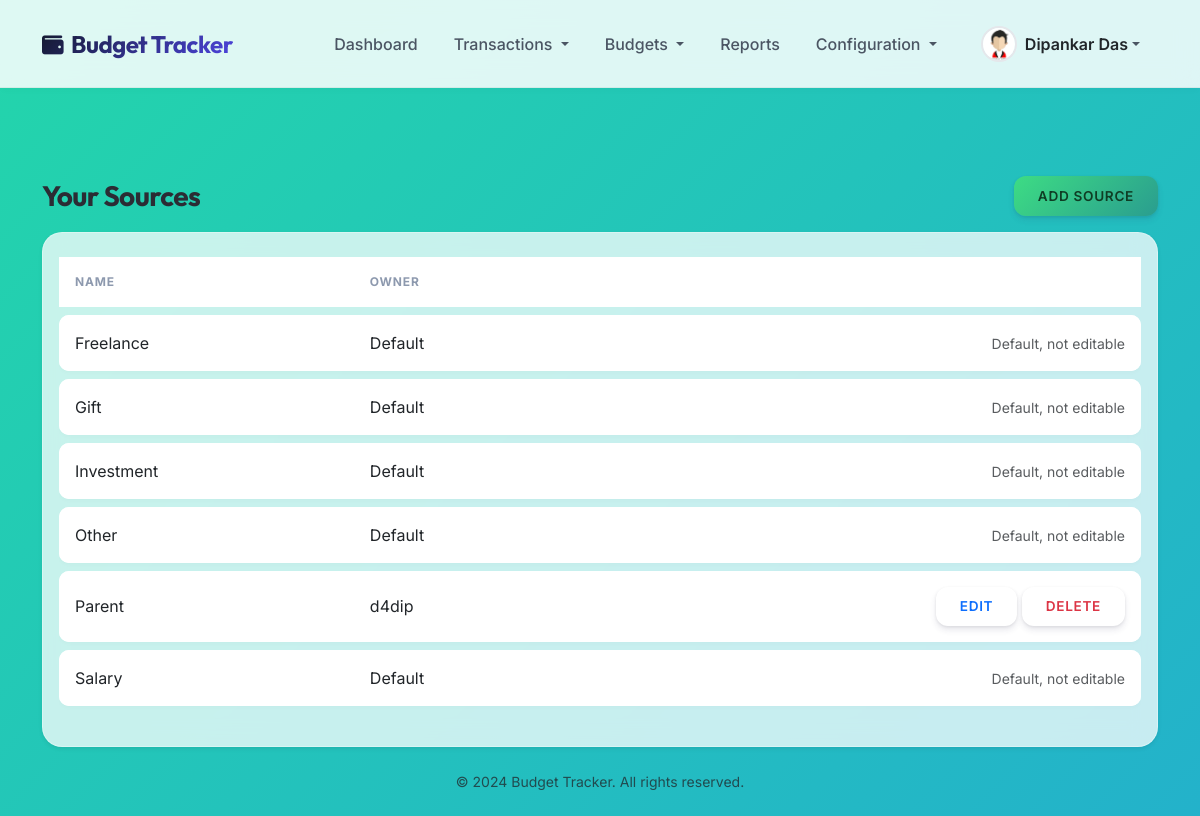
The app's page /sources/ (signed in) with its own data.
### authentication/models.py (models this page shows, shortened)
class Profile(models.Model):
    user = models.OneToOneField(User, on_delete=models.CASCADE, related_name='profile')
    full_name = models.CharField(max_length=150, blank=True)
    phone_number = models.CharField(max_length=15, blank=True)
    date_of_birth = models.DateField(null=True, blank=True)
    GENDER_CHOICES = [
        ('M', 'Male'),
        ('F', 'Female'),
        ('O', 'Other'),
    ]
    gender = models.CharField(max_length=1, choices=GENDER_CHOICES, blank=True)
    city = models.CharField(max_length=100, blank=True)
    avatar = models.ImageField(upload_to='avatars/', blank=True, null=True)
    created_at = models.DateTimeField(auto_now_add=True)
    updated_at = models.DateTimeField(auto_now=True)

### finance/models.py (models this page shows, shortened)
class Source(models.Model):
    name = models.CharField(max_length=100)
    user = models.ForeignKey(User, on_delete=models.CASCADE, null=True, blank=True)

### finance/views.py (the view)
# urls.py: path('sources/', views.list_sources, name='list_sources'),
@login_required(login_url='login')
def list_sources(request):
    sources = Source.objects.filter(Q(user=request.user) | Q(user__isnull=True)).order_by('name')
    return render(request, 'finance/sources_list.html', {'sources': sources})

### templates/finance/sources_list.html (shortened to what this page needs)
{% extends 'base.html' %}
{% block content %}
<div class="row mb-3">
    <div class="col-md-12 d-flex justify-content-between align-items-center">
        <h3 class="mb-0">Your Sources</h3>
        <a href="{% url 'add_source' %}" class="btn btn-success">Add Source</a>
    </div>
    </div>
<div class="card shadow-sm">
    <div class="card-body">
        {% if sources %}
        <div class="table-responsive">
            <table class="table table-hover">
                <thead>
                    <tr>
                        <th>Name</th>
                        <th>Owner</th>
                        <th></th>
                    </tr>
                </thead>
                <tbody>
                    {% for s in sources %}
                    <tr>
                        <td>{{ s.name }}</td>
                        <td>{% if s.user %}{{ s.user.username }}{% else %}Default{% endif %}</td>
                        <td class="text-end">
                            {% if s.user == user %}
                            <a href="{% url 'edit_source' s.id %}" class="btn btn-sm btn-outline-primary">Edit</a>
                            <form action="{% url 'delete_source' s.id %}" method="post" class="d-inline" onsubmit="return confirm('Delete this source?');">
                                <button type="submit" class="btn btn-sm btn-outline-danger">Delete</button>
                            </form>
                            {% else %}
                            <span class="text-muted small">Default, not editable</span>
                            {% endif %}
                        </td>
                    </tr>
                    {% endfor %}
                </tbody>
            </table>
        </div>
        {% else %}
        <p class="text-muted mb-0">No sources yet. <a href="{% url 'add_source' %}">Add one</a>.</p>
        {% endif %}
    </div>
</div>
{% endblock %}

### templates/base.html (shortened to what this page needs)
<!DOCTYPE html>
<html lang="en">
<head>
    <link href="https://cdn.jsdelivr.net/npm/bootstrap@5.3.0/dist/css/bootstrap.min.css" rel="stylesheet">
    <link rel="stylesheet" href="https://cdnjs.cloudflare.com/ajax/libs/font-awesome/6.4.0/css/all.min.css">
    {% load static %}
    <link href="{% static 'css/style.css' %}" rel="stylesheet">
</head>
<body>
    <nav class="navbar navbar-expand-lg fixed-top navbar-glass">
        <div class="container">
            <a class="navbar-brand" href="{% url 'home' %}">
                <i class="fas fa-wallet me-2 text-primary" style="font-size: 0.9em;"></i>Budget Tracker
            </a>
            <div class="collapse navbar-collapse" id="navbarNav">
                <ul class="navbar-nav ms-auto mb-2 mb-lg-0 align-items-lg-center">
                    {% if user.is_authenticated %}
                    <li class="nav-item">
                        <a class="nav-link" href="{% url 'dashboard' %}">Dashboard</a>
                    </li>
                    <li class="nav-item dropdown">
                        <a class="nav-link dropdown-toggle" href="#" id="transactionDropdown" role="button"
                            data-bs-toggle="dropdown" aria-expanded="false">
                            Transactions
                        </a>
                    </li>
                    <li class="nav-item dropdown">
                        <a class="nav-link dropdown-toggle" href="#" id="budgetDropdown" role="button"
                            data-bs-toggle="dropdown" aria-expanded="false">
                            Budgets
                        </a>
                    </li>
                    <li class="nav-item">
                        <a class="nav-link" href="{% url 'reports_dashboard' %}">Reports</a>
                    </li>
                    <li class="nav-item dropdown">
                        <a class="nav-link dropdown-toggle" href="#" id="configDropdown" role="button"
                            data-bs-toggle="dropdown" aria-expanded="false">
                            Configuration
                        </a>
                    </li>
                    {% endif %}
                </ul>
                <ul class="navbar-nav ms-2">
                    {% if user.is_authenticated %}
                    <li class="nav-item dropdown">
                        <a class="nav-link dropdown-toggle d-flex align-items-center py-1 pe-0" href="#"
                            id="profileDropdown" role="button" data-bs-toggle="dropdown" aria-expanded="false">
                            {% if user.profile.avatar %}
                            <img src="{{ user.profile.avatar.url }}" alt="Profile"
                                class="rounded-circle nav-avatar me-2">
                            {% else %}
                            <div
                                class="rounded-circle bg-primary text-white d-flex align-items-center justify-content-center me-2 nav-avatar">
                                {{ user.username|make_list|first|upper }}
                            </div>
                            {% endif %}
                            <span class="d-none d-lg-inline fw-semibold text-dark">
                                {% if user.profile.full_name %}
                                {{ user.profile.full_name }}
                                {% else %}
                                {{ user.username }}
                                {% endif %}
                            </span>
                        </a>
                    </li>
                    {% endif %}
                </ul>
            </div>
        </div>
    </nav>
    <div class="container main-container">
        {% block content %}{% endblock %}
    </div>
    <footer class="mt-auto py-4 text-center text-muted small">
        <div class="container">
            <p class="mb-0">&copy; 2024 Budget Tracker. All rights reserved.</p>
        </div>
    </footer>
</body>
</html>

### static/css/style.css (style rules this page uses)
:root { --primary-color: #6246ea; --secondary-color: #e45858; --accent-color: #3ddc84; --text-primary: #2b2c34; --text-secondary: #8d99ae; --bg-gradient: linear-gradient(135deg, #fffffe 0%, #f0f4ef 100%); --success-bg: #d4edda; --success-text: #155724; --danger-bg: #f8d7da; --danger-text: #721c24; --warning-bg: #fff3cd; --warning-text: #856404; --glass-bg: rgba(255, 255, 255, 0.75); --glass-border: 1px solid rgba(255, 255, 255, 0.3); --glass-shadow: 0 8px 32px 0 rgba(31, 38, 135, 0.1); --backdrop-blur: blur(12px); --border-radius: 20px; --transition: all 0.3s cubic-bezier(0.25, 0.8, 0.25, 1); }
body { font-family: 'Outfit', 'Inter', sans-serif; background: linear-gradient(-45deg, #ee7752, #e73c7e, #23a6d5, #23d5ab); background-size: 400% 400%; animation: gradientBG 15s ease infinite; color: var(--text-primary); min-height: 100vh; }
h1, h2, h3, h4, h5, h6 { font-weight: 700; letter-spacing: -0.02em; color: #2b2c34; }
.navbar { background: rgba(255, 255, 255, 0.85) !important; backdrop-filter: blur(15px); -webkit-backdrop-filter: blur(15px); box-shadow: 0 4px 30px rgba(0, 0, 0, 0.03); border-bottom: 1px solid rgba(255, 255, 255, 0.5); padding: 0.8rem 0; }
.navbar-brand { font-weight: 800; font-size: 1.6rem; background: linear-gradient(135deg, #6246ea 0%, #e45858 100%); -webkit-background-clip: text; -webkit-text-fill-color: transparent; letter-spacing: -0.5px; }
.nav-link { font-weight: 600; color: #4a5568 !important; padding: 0.6rem 1rem !important; border-radius: 10px; transition: all 0.3s ease; margin: 0 4px; }
.card { background: var(--glass-bg); backdrop-filter: var(--backdrop-blur); border: var(--glass-border); border-radius: var(--border-radius); box-shadow: var(--glass-shadow); transition: var(--transition); }
.btn { border-radius: 12px; padding: 0.6rem 1.5rem; font-weight: 600; text-transform: uppercase; font-size: 0.85rem; letter-spacing: 0.05em; border: none; transition: var(--transition); box-shadow: 0 4px 6px rgba(50, 50, 93, 0.11), 0 1px 3px rgba(0, 0, 0, 0.08); }
.btn-success { background: linear-gradient(135deg, #3ddc84 0%, #2a9d8f 100%); color: #0f3d24; }
.table { border-collapse: separate; border-spacing: 0 8px; }
.table thead th { border: none; color: var(--text-secondary); font-weight: 700; text-transform: uppercase; font-size: 0.75rem; letter-spacing: 0.05rem; padding: 1rem; }
.table tbody tr { background: white; box-shadow: 0 2px 5px rgba(0, 0, 0, 0.02); border-radius: 10px; transition: var(--transition); }
.table td { border: none; padding: 1rem; vertical-align: middle; }
.table tbody tr td:first-child { border-top-left-radius: 10px; border-bottom-left-radius: 10px; }
.table tbody tr td:last-child { border-top-right-radius: 10px; border-bottom-right-radius: 10px; }
.main-container { margin-top: 90px !important; }

### templates/base.html (style rules this page uses)
body { background-color: #f8f9fa; font-family: 'Inter', sans-serif; padding-top: 86px; color: #1f2937; }
h1, h2, h3, h4, h5, h6, .navbar-brand { font-family: 'Outfit', sans-serif; }
.navbar-glass { background: rgba(255, 255, 255, 0.85); backdrop-filter: blur(12px); -webkit-backdrop-filter: blur(12px); border-bottom: 1px solid rgba(0, 0, 0, 0.05); box-shadow: 0 4px 6px -1px rgba(0, 0, 0, 0.02); padding: 1rem 0; transition: all 0.3s ease; }
.navbar-brand { font-weight: 700; font-size: 1.5rem; background: linear-gradient(135deg, #111827 0%, #4f46e5 100%); -webkit-background-clip: text; -webkit-text-fill-color: transparent; }
.nav-link { font-weight: 500; color: #4b5563 !important; padding: 0.6rem 1rem !important; border-radius: 8px; transition: all 0.2s ease; margin: 0 2px; }
.nav-avatar { width: 36px; height: 36px; object-fit: cover; border: 2px solid #e5e7eb; transition: border-color 0.2s; }
.main-container { animation: fadeIn 0.5s ease-out; }

### records on screen
Source: name "Freelance", shows "Default", shows "Default, not editable"
Source: name "Gift", shows "Default", shows "Default, not editable"
Source: name "Investment", shows "Default", shows "Default, not editable"
Source: name "Other", shows "Default", shows "Default, not editable"
Source: name "Parent", user.username "d4dip", shows "EDIT"
Source: name "Salary", shows "Default", shows "Default, not editable"

### other values on screen
{{ user.profile.full_name }} "Dipankar Das"
